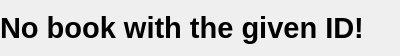
<?xml version="1.0" encoding="UTF-8"?>
<ui version="4.0">
 <class>Dialog</class>
 <widget class="QDialog" name="Dialog">
  <property name="geometry">
   <rect>
    <x>0</x>
    <y>0</y>
    <width>400</width>
    <height>56</height>
   </rect>
  </property>
  <property name="windowTitle">
   <string>Dialog</string>
  </property>
  <widget class="QLabel" name="label">
   <property name="geometry">
    <rect>
     <x>0</x>
     <y>2</y>
     <width>401</width>
     <height>51</height>
    </rect>
   </property>
   <property name="font">
    <font>
     <pointsize>22</pointsize>
     <weight>75</weight>
     <bold>true</bold>
    </font>
   </property>
   <property name="text">
    <string>No book with the given ID!</string>
   </property>
  </widget>
 </widget>
 <resources/>
 <connections/>
</ui>
